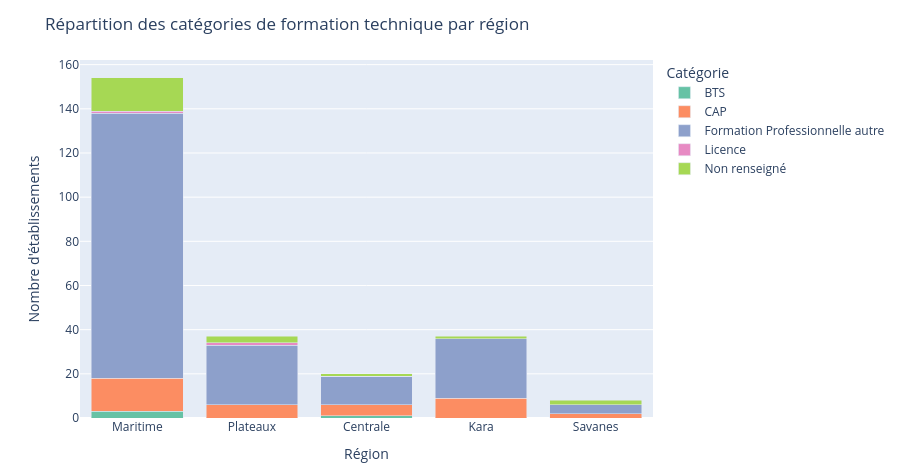

Notebook code cell kept with this figure:
### Markdown cell above
### 4.4 Catégories de diplôme délivré, par région (donnée réelle)

### Code cell
cat_region = pd.crosstab(df_etab["region_nom_bdd"], df_etab["etablissement_categorie"].fillna("Non renseigné"))
cat_region = cat_region.reindex(REGIONS)

fig = px.bar(
    cat_region.reset_index().melt(id_vars="region_nom_bdd", var_name="categorie", value_name="nb"),
    x="region_nom_bdd", y="nb", color="categorie", barmode="stack",
    category_orders={"region_nom_bdd": REGIONS},
    color_discrete_sequence=px.colors.qualitative.Set2,
    title="Répartition des catégories de formation technique par région",
    labels={"region_nom_bdd": "Région", "nb": "Nombre d'établissements", "categorie": "Catégorie"},
)
fig.update_layout(height=470, margin=dict(t=60, b=10))
fig.show()

### Figure 1 — Plotly figure (JSON) as saved in the notebook; plotly's stock layout.template omitted (floating-point values rounded to 4 significant figures)
{"data": [{"hovertemplate": "Catégorie=BTS<br>Région=%{x}<br>Nombre d'établissements=%{y}<extra></extra>", "legendgroup": "BTS", "marker": {"color": "rgb(102,194,165)", "pattern": {"shape": ""}}, "name": "BTS", "orientation": "v", "showlegend": true, "textposition": "auto", "type": "bar", "x": ["Maritime", "Plateaux", "Centrale", "Kara", "Savanes"], "xaxis": "x", "y": [3, 0, 1, 0, 0], "yaxis": "y"}, {"hovertemplate": "Catégorie=CAP<br>Région=%{x}<br>Nombre d'établissements=%{y}<extra></extra>", "legendgroup": "CAP", "marker": {"color": "rgb(252,141,98)", "pattern": {"shape": ""}}, "name": "CAP", "orientation": "v", "showlegend": true, "textposition": "auto", "type": "bar", "x": ["Maritime", "Plateaux", "Centrale", "Kara", "Savanes"], "xaxis": "x", "y": [15, 6, 5, 9, 2], "yaxis": "y"}, {"hovertemplate": "Catégorie=Formation Professionnelle autre<br>Région=%{x}<br>Nombre d'établissements=%{y}<extra></extra>", "legendgroup": "Formation Professionnelle autre", "marker": {"color": "rgb(141,160,203)", "pattern": {"shape": ""}}, "name": "Formation Professionnelle autre", "orientation": "v", "showlegend": true, "textposition": "auto", "type": "bar", "x": ["Maritime", "Plateaux", "Centrale", "Kara", "Savanes"], "xaxis": "x", "y": [120, 27, 13, 27, 4], "yaxis": "y"}, {"hovertemplate": "Catégorie=Licence<br>Région=%{x}<br>Nombre d'établissements=%{y}<extra></extra>", "legendgroup": "Licence", "marker": {"color": "rgb(231,138,195)", "pattern": {"shape": ""}}, "name": "Licence", "orientation": "v", "showlegend": true, "textposition": "auto", "type": "bar", "x": ["Maritime", "Plateaux", "Centrale", "Kara", "Savanes"], "xaxis": "x", "y": [1, 1, 0, 0, 0], "yaxis": "y"}, {"hovertemplate": "Catégorie=Non renseigné<br>Région=%{x}<br>Nombre d'établissements=%{y}<extra></extra>", "legendgroup": "Non renseigné", "marker": {"color": "rgb(166,216,84)", "pattern": {"shape": ""}}, "name": "Non renseigné", "orientation": "v", "showlegend": true, "textposition": "auto", "type": "bar", "x": ["Maritime", "Plateaux", "Centrale", "Kara", "Savanes"], "xaxis": "x", "y": [15, 3, 1, 1, 2], "yaxis": "y"}], "layout": {"barmode": "stack", "height": 470, "legend": {"title": {"text": "Catégorie"}, "tracegroupgap": 0}, "margin": {"b": 10, "t": 60}, "title": {"text": "Répartition des catégories de formation technique par région"}, "xaxis": {"anchor": "y", "categoryarray": ["Maritime", "Plateaux", "Centrale", "Kara", "Savanes"], "categoryorder": "array", "domain": [0.0, 1.0], "title": {"text": "Région"}}, "yaxis": {"anchor": "x", "domain": [0.0, 1.0], "title": {"text": "Nombre d'établissements"}}}}
